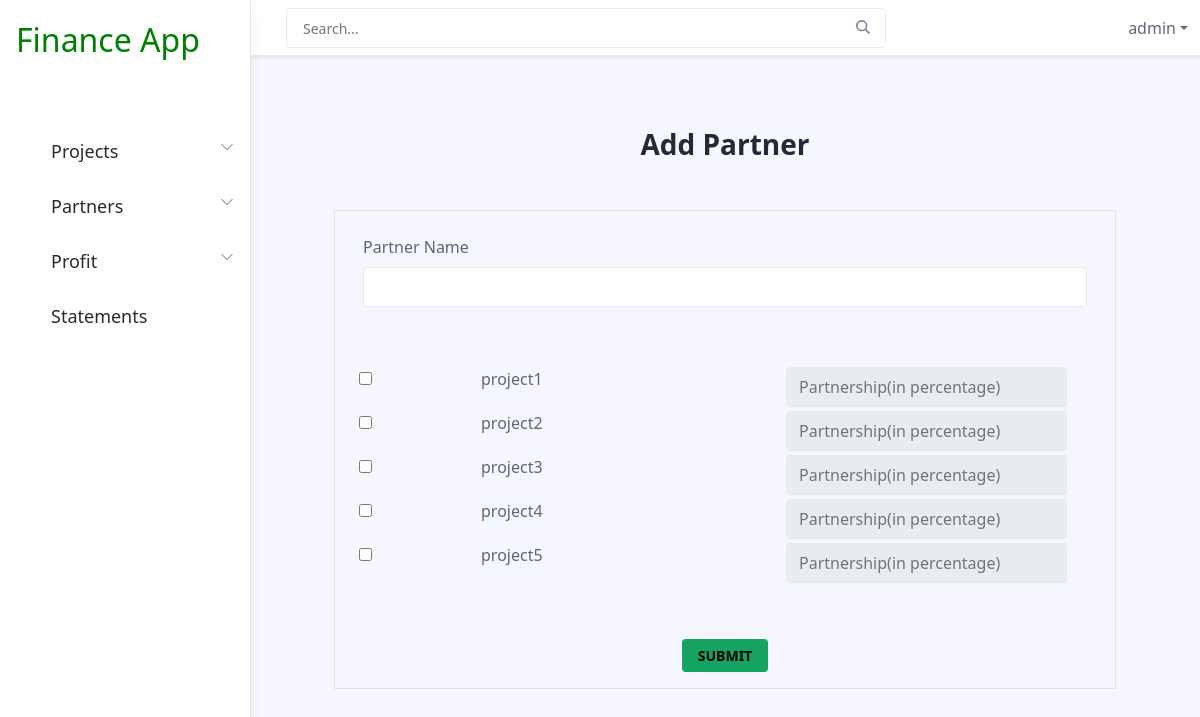
Page /addpartner/ (signed in) on the earlier database version.
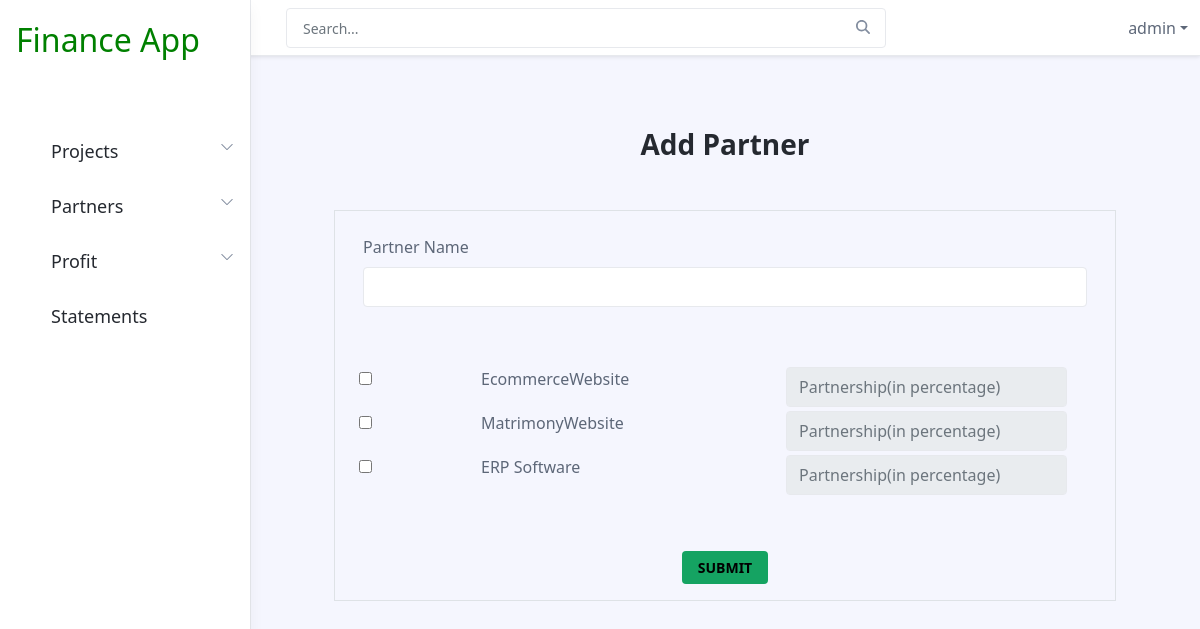
Same page on the later database version.
### financeadmin/models.py (models this page shows, shortened)
class project(models.Model):
    name=models.CharField(max_length=30)

### financeadmin/views.py (the view, shortened to what this page needs)
# urls.py: path('addpartner/', views.fnaddpartner,name="addpartner"),
@login_required(login_url="/login/")
def fnaddpartner(request):
    project_model=project.objects.all()
    form1=partnerform()
    form2=partnershipform()
    context={'form1':form1,'form2':form2,'project_model':project_model}
    return render(request,'addpartnernew.html',context)

### financeadmin/forms.py
class partnerform(forms.ModelForm):
    class Meta:
        model=partner
        fields="__all__"
        labels={
            'partner_name':"Partner Name"
        }
        widgets={
           'partner_name': forms.TextInput(attrs={'class':"form-control"})
        }

class partnershipform(forms.ModelForm):
    class Meta:
        model=partnership
        fields="__all__"
        exclude=['partner']
        labels={
            'project':'Project Name',
            'partnership':'Partnership (in %)'
        }
        widgets={
           'project':forms.Select(attrs={'class':"form-control"}),
           'partnership':forms.NumberInput(attrs={'class':"form-control"})
        }

### financeadmin/templates/addpartnernew.html (shortened to what this page needs)
{% extends 'includes/navbar.html' %}
{% block content %}
<div class="app-wrapper">
    <div class="app-content pt-3 p-md-3 p-lg-4">
        <div class="container-xl">
            <h3 class="text-center mt-5">Add Partner</h3>
                <form action="" method="POST">
                    <div class="row m-5 p-3 border">
                        <form action="" method="POST">
                            <div class="col-sm-12 my-2">
                                {{form1.partner_name.label}}
                            </div>
                            <div class="col-sm-12 ">
                            {{form1.partner_name}}
                            </div>
                            <div class="row mt-5 p-2  ">
                                {% for projects in project_model %}
                                <div class="col-sm-2 mt-1">
                                    <input type="checkbox" name="check" value="{{projects.id}}" class="check_box" >
                                </div>
                                <div class="col-sm-5 mt-1">
                                    {{projects.name}}
                                </div>
                                <div class="col-sm-5 mt-1 parnership">
                                    <input type="number" placeholder="Partnership(in percentage)" name="partnership" class="form-control" class="percent" disabled="disabled" id={{projects.id}}>
                                </div>
                                {% endfor %}
                            </div>
                            <div class="text-center mt-5"><button type="submit" class="btn btn-primary"> SUBMIT</button></div>
                      </form>
                    </div>
</form>
</div>
</div>
</div>
{% endblock %}

Differences in the rows shown:
removed project: name "project1"
removed project: name "project2"
removed project: name "project3"
removed project: name "project4"
removed project: name "project5"
added project: name "EcommerceWebsite"
added project: name "MatrimonyWebsite"
added project: name "ERP Software"
